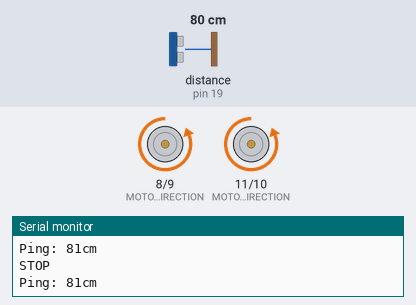
Bench run of a sketch on a simulated Arduino Uno, built with avr-gcc and run on an emulated ATmega328P. On the bench: direction and speed pins drawn as motors (green arrow = direction pin HIGH = forward, orange = LOW = backward, longer = more drive), the last lines printed to the serial monitor. The inputs (shaded band) are chosen by the test bench; at power-on: distance to the obstacle (sensor on pin 19) 80 cm. The echo pulse lasts 58.3 µs per cm.

Above: at 1.2 s.
1.3 s: distance to the obstacle (sensor on pin 19) set to 17 cm
4.3 s: distance to the obstacle (sensor on pin 19) set to 13 cm
At 5.5 s:
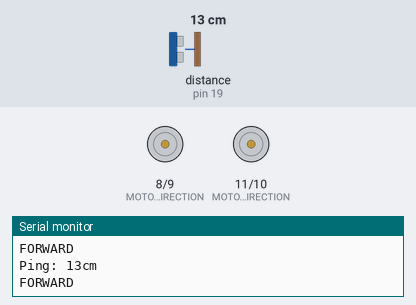
5.8 s: distance to the obstacle (sensor on pin 19) set to 18 cm
At 7.0 s:
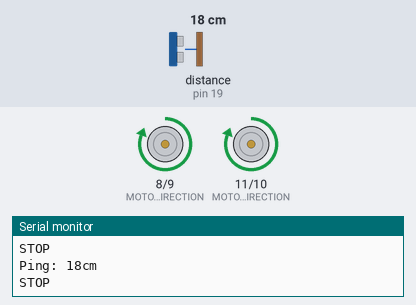
7.3 s: distance to the obstacle (sensor on pin 19) set to 2 cm
At 7.8 s:
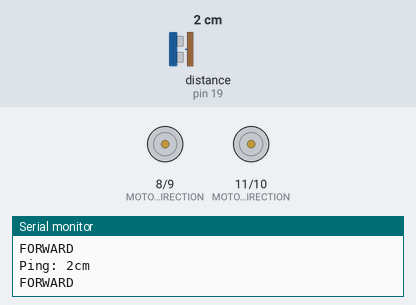
8.8 s: distance to the obstacle (sensor on pin 19) set to 35 cm
At 10.0 s:
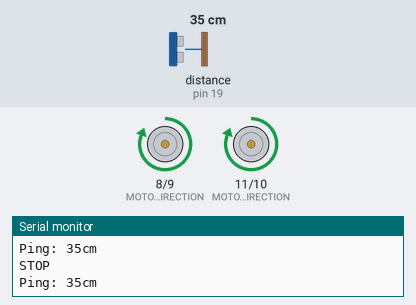
Timing chart, 0 to 11.3 s (numbered marks = the images above; inputs shaded):
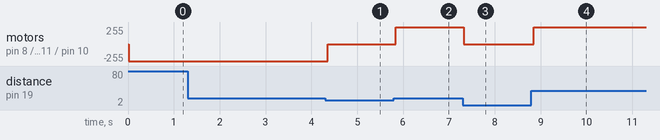

The sketch:

JR_ULTRA_TEST.ino
```cpp
//*********************************************//
//                  P_BOT_JR                   //
//                 ULTRA TEST                  //
//         THE MOTOR SHOULD GO FORWARD         //
//       WHEN THE ULTRASONIC DISTANCEE IS      //
//               15 CM AND BELOW               //
//                 Codes by:                   //
//        e-Gizmo Mechatronix Central          //
//         Taft, Manila, Philippines           //
//           http://www.egizmo.com             //
//                NOV. 24,2017                 //
//*********************************************//

// INITIALIZATION:
#include <NewPing.h>
#define TRIGGER_PIN 18                    // US TRIGGER_PIN pin
#define ECHO_PIN 19                        // US ECHO_PIN pin

#define MOTOR_1_DIRECTION         8       // Motor control HIGH = FWD, LOW = BWD
#define MOTOR_1_SPEED             9       // Speed input
#define MOTOR_2_SPEED            10       // Speed input
#define MOTOR_2_DIRECTION        11       // Motor control HIGH = FWD, LOW = BWD

int MAX_DISTANCE = 100;
int FULL_SPEED = 0;
int PAUSE = 50;
NewPing sonar(TRIGGER_PIN,ECHO_PIN,MAX_DISTANCE); // NewPing setup of pins and maximum DISTANCE..
float DISTANCE;

// INPUTS AND OUTPUTS
void setup()
{
  Serial.begin(9600);
  // DEFAULT PINS OF THE MOTOR DRIVER (8,9,10,11)
  pinMode(MOTOR_1_DIRECTION, OUTPUT);
  pinMode(MOTOR_1_SPEED, OUTPUT);
  pinMode(MOTOR_2_SPEED, OUTPUT);
  pinMode(MOTOR_2_DIRECTION, OUTPUT);
}
// MAIN PROGRAM
void loop() {
  ULTRASONIC_READING();
  if(DISTANCE < 15)
  {
    FORWARD();
    Serial.println("FORWARD");
    delay(PAUSE);
  }
  else{
    STOP();
    Serial.println("STOP");
    delay(PAUSE);
  }
}
void ULTRASONIC_READING()
{
  delay(10);
  unsigned int uS = sonar.ping();         // Send ping, get ping time in microseconds (uS).
  DISTANCE = sonar.convert_cm(uS);
  Serial.print("Ping: ");
  Serial.print(uS / US_ROUNDTRIP_CM);     // Convert ping time to DISTANCE in cm and print result (0 = outside set DISTANCE range)
  Serial.println("cm");
}
void FORWARD()
{
  digitalWrite(MOTOR_1_DIRECTION,HIGH);
  digitalWrite(MOTOR_2_DIRECTION,HIGH);
  analogWrite(MOTOR_1_SPEED,FULL_SPEED);
  analogWrite(MOTOR_2_SPEED,FULL_SPEED);
}
void STOP()
{
  analogWrite(MOTOR_1_SPEED,255);
  analogWrite(MOTOR_2_SPEED,255);
}
 // PROGRAM ENDS AND LOOP BACK FOREVER
//**********************************************************************************//PARZ
```

Measured:
- the behaviour switches between 15 and 14 cm on distance to the obstacle (sensor on pin 19) (found by bisection; images 0 and 1)
- after the input at 4.3 s, motor on pin 8 (MOTOR_1_DIRECTION) / pin 9 (MOTOR_1_SPEED), motor on pin 11 (MOTOR_2_DIRECTION) / pin 10 (MOTOR_2_SPEED): backward 255/255 → stopped after 0.06 s
- after the input at 5.8 s, motor on pin 8 (MOTOR_1_DIRECTION) / pin 9 (MOTOR_1_SPEED), motor on pin 11 (MOTOR_2_DIRECTION) / pin 10 (MOTOR_2_SPEED): stopped → forward 255/255 at once
- after the input at 7.3 s, motor on pin 8 (MOTOR_1_DIRECTION) / pin 9 (MOTOR_1_SPEED), motor on pin 11 (MOTOR_2_DIRECTION) / pin 10 (MOTOR_2_SPEED): forward 255/255 → stopped at once
- after the input at 8.8 s, motor on pin 8 (MOTOR_1_DIRECTION) / pin 9 (MOTOR_1_SPEED), motor on pin 11 (MOTOR_2_DIRECTION) / pin 10 (MOTOR_2_SPEED): stopped → forward 255/255 after 0.06 s
